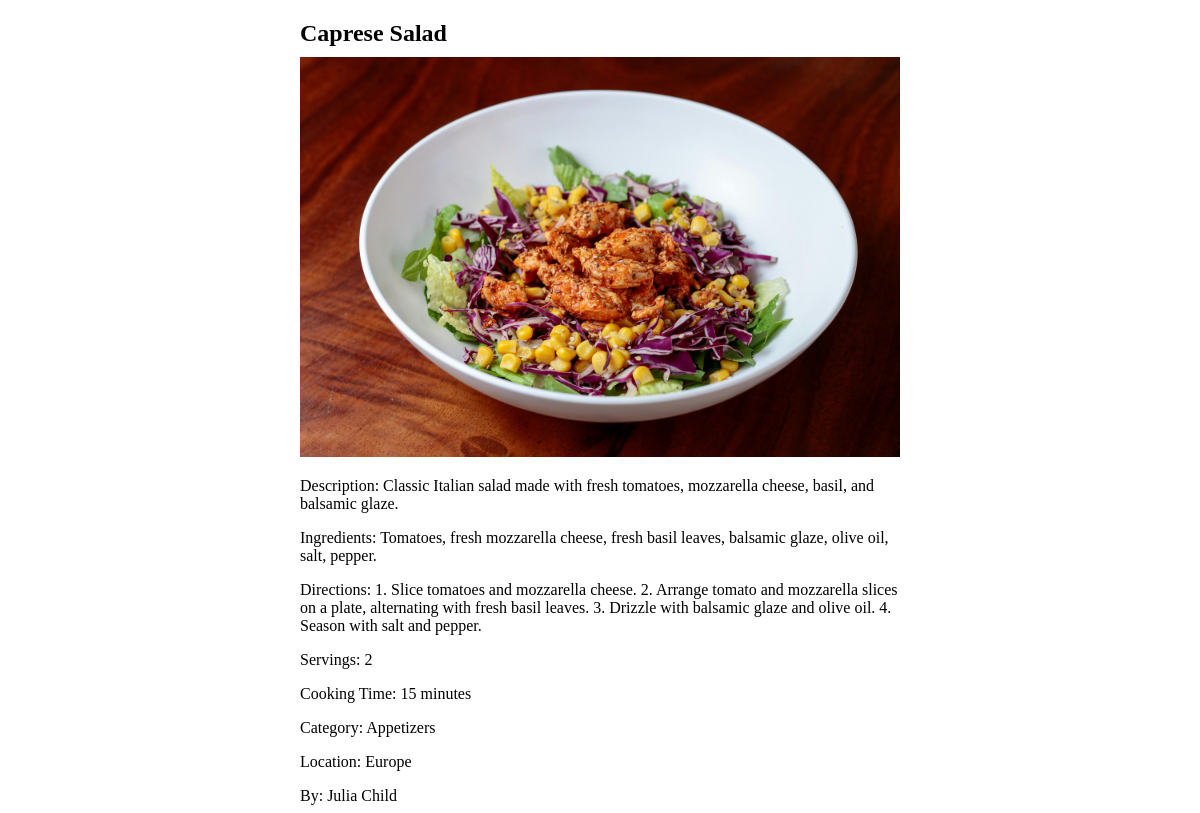
The app's page /view_recipe.php?recipe_id=4 with its own data.
### tables this page shows
CREATE TABLE `recipes` (
  `recipe_id` int(11) NOT NULL,
  `user_id` int(11) DEFAULT NULL,
  `title` varchar(100) NOT NULL,
  `description` text,
  `ingredients` text,
  `directions` text,
  `servings` int(11) DEFAULT NULL,
  `cooking_time` int(11) DEFAULT NULL,
  `category` varchar(100) DEFAULT NULL,
  `location` varchar(100) DEFAULT NULL,
  `image_url` varchar(255) DEFAULT NULL
);

CREATE TABLE `users` (
  `user_id` int(11) NOT NULL,
  `username` varchar(128) NOT NULL,
  `email` varchar(255) NOT NULL,
  `password_hash` varchar(255) NOT NULL,
  `role` enum('recipe_seeker','cook_chef','admin') NOT NULL
);

### view_recipe.php (the view, shortened to what this page needs)
<?php
$mysqli = require 'database.php';
function getRecipeDetails($mysqli, $recipe_id) {
    $sql = "SELECT r.*, u.username FROM recipes r JOIN users u ON r.user_id = u.user_id WHERE r.recipe_id = ?";
    $stmt = $mysqli->prepare($sql);
    $stmt->bind_param("i", $recipe_id);
    $stmt->execute();
    $result = $stmt->get_result();
    $recipe = $result->fetch_assoc();
    return $recipe;
}
if (isset($_GET['recipe_id'])) {
    $recipe_id = $_GET['recipe_id'];
    $recipe = getRecipeDetails($mysqli, $recipe_id);
} else {
    echo "Recipe ID is missing.";
    exit();
}
?>
<!DOCTYPE html>
<html lang="en">
<head>
</head>
<body>
    <div class="recipe-details">
        <h2><?= $recipe['title'] ?></h2>
        <img src="<?= $recipe['image_url'] ?>" alt="<?= $recipe['title'] ?>">
        <p>Description: <?= $recipe['description'] ?></p>
        <p>Ingredients: <?= $recipe['ingredients'] ?></p>
        <p>Directions: <?= $recipe['directions'] ?></p>
        <p>Servings: <?= $recipe['servings'] ?></p>
        <p>Cooking Time: <?= $recipe['cooking_time'] ?> minutes</p>
        <p>Category: <?= $recipe['category'] ?></p>
        <p>Location: <?= $recipe['location'] ?></p>
        <p>By: <?= $recipe['username'] ?></p>
    </div>
</body>
</html>

### view_recipe.php (style rules this page uses)
.recipe-details { max-width: 600px; margin: 0 auto; }
.recipe-details img { max-width: 100%; height: auto; }
.recipe-details h2 { margin-bottom: 10px; }
.recipe-details p { margin-bottom: 5px; }

### records on screen
recipes: title "Caprese Salad", image_url (picture), description "Classic Italian salad made with fresh tomatoes, mozzarella cheese, basil, and balsamic glaze.", ingredients "Tomatoes, fresh mozzarella cheese, fresh basil leaves, balsamic glaze, olive oil, salt, pepper.", directions "1. Slice tomatoes and mozzarella cheese. 2. Arrange tomato and mozzarella slices on a plate, alternating with fresh basil leaves. 3. Drizzle with balsamic glaze and olive oil. 4. Season with salt and pepper.", servings "2", cooking_time "15", category "Appetizers", location "Europe", user.username "Julia Child"
